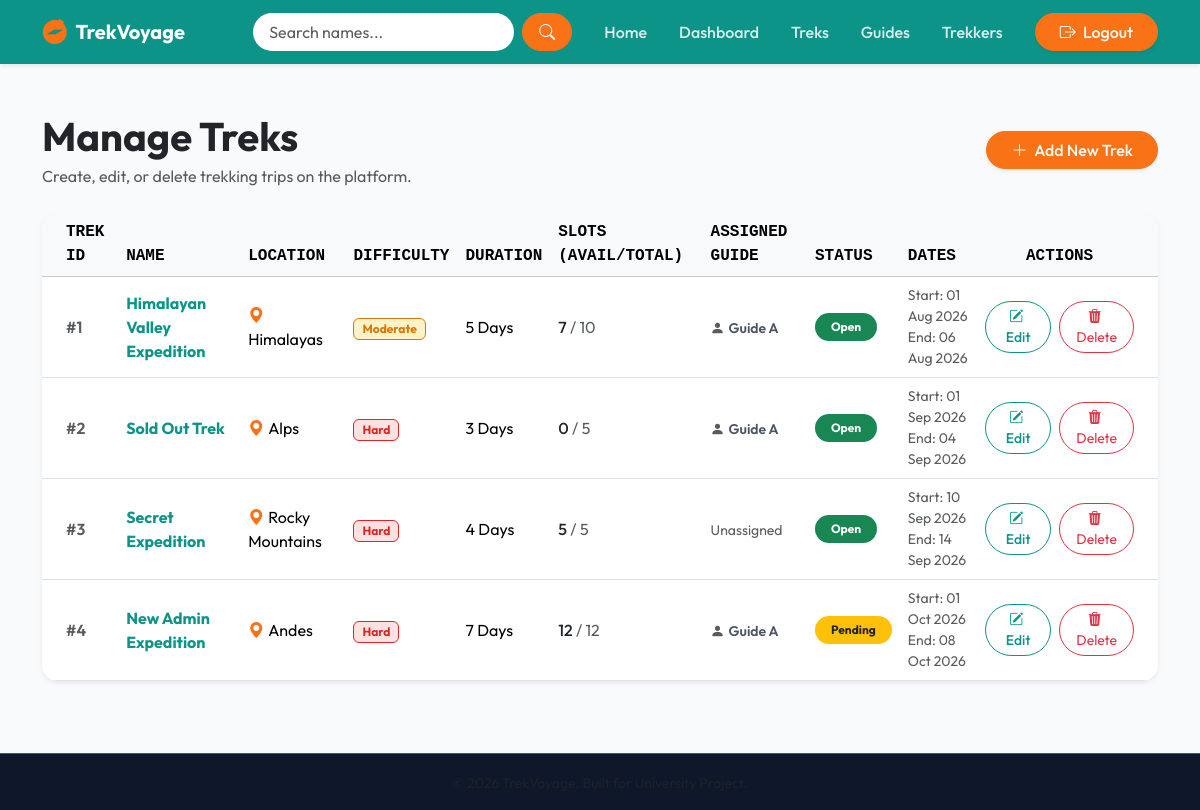
/admin/treks (signed in), run on an earlier commit of the app's database.
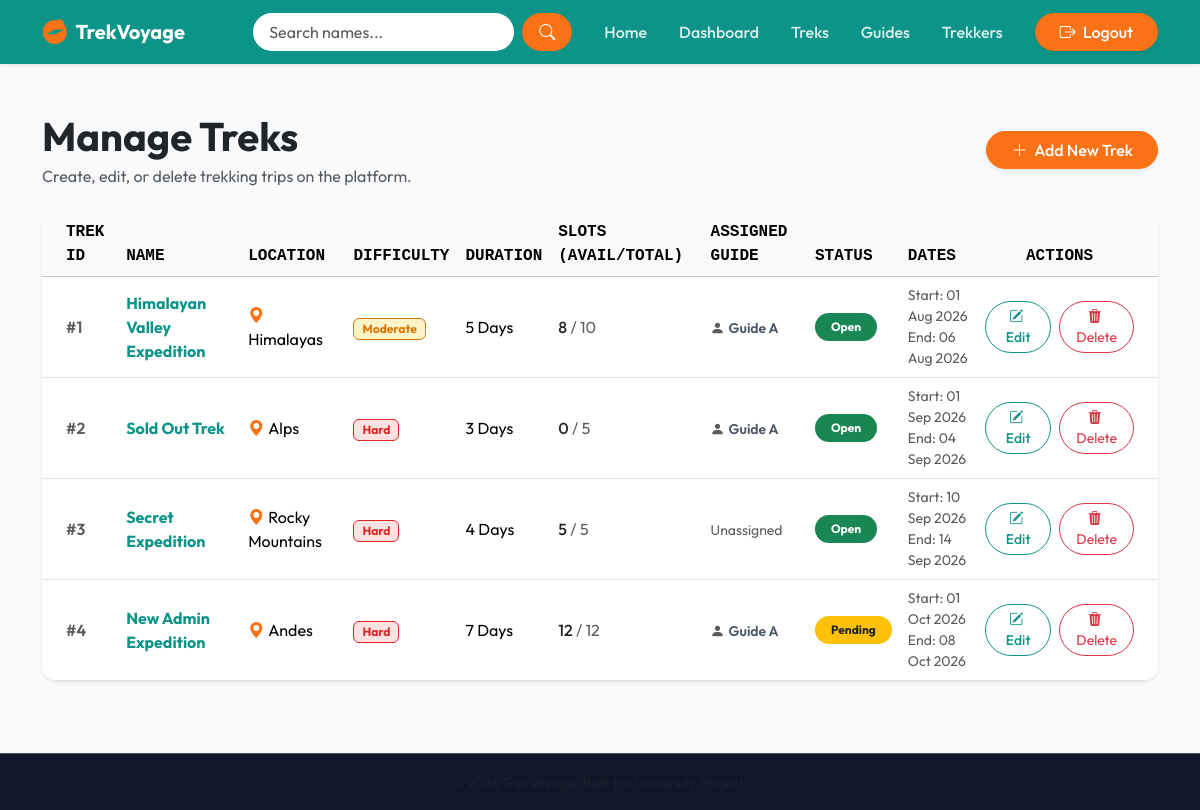
And on a later commit of the database.
### models.py (models this page shows, shortened)
class Trek(db.Model):
    __tablename__ = 'treks'
    id = db.Column(db.Integer, primary_key=True)
    name = db.Column(db.String(150), nullable=False)
    location = db.Column(db.String(150), nullable=False)
    difficulty = db.Column(db.String(20), nullable=False)  # Easy, Moderate, Hard
    duration_days = db.Column(db.Integer, nullable=False)
    available_slots = db.Column(db.Integer, nullable=False)
    total_slots = db.Column(db.Integer, nullable=False)
    assigned_staff_id = db.Column(db.Integer, db.ForeignKey('users.id'), nullable=True)
    status = db.Column(db.String(20), nullable=False, default='Pending')  # Pending, Approved, Open, Closed, Completed
    start_date = db.Column(db.Date, nullable=False)
    end_date = db.Column(db.Date, nullable=False)
    bookings = db.relationship('Booking', backref='trek', lazy=True, cascade="all, delete-orphan")

class User(db.Model, UserMixin):
    __tablename__ = 'users'
    id = db.Column(db.Integer, primary_key=True)
    name = db.Column(db.String(100), nullable=False)
    email = db.Column(db.String(120), unique=True, nullable=False, index=True)
    password_hash = db.Column(db.String(256), nullable=False)
    role = db.Column(db.String(20), nullable=False, default='user')  # admin, staff, user
    status = db.Column(db.String(20), nullable=False, default='pending')  # pending, approved, blacklisted
    contact = db.Column(db.String(20), nullable=True)
    created_at = db.Column(db.DateTime, nullable=False, default=datetime.utcnow)
    bookings = db.relationship('Booking', backref='user', lazy=True, cascade="all, delete-orphan")
    assigned_treks = db.relationship('Trek', backref='assigned_staff', lazy=True)

### routes/admin_routes.py (the view)
@admin.route('/treks')
@login_required
@admin_required
def manage_treks():
    treks_list = Trek.query.order_by(Trek.start_date.asc()).all()
    return render_template('admin/manage_treks.html', treks=treks_list)

### app.py (called while the page is built)
def create_app(config_class=Config):
    app = Flask(__name__)
    app.config.from_object(config_class)
    os.makedirs(app.instance_path, exist_ok=True)
    db.init_app(app)
    login_manager.init_app(app)
    @login_manager.user_loader
    def load_user(user_id):
        user_record = User.query.get(int(user_id))
        if user_record and user_record.status == 'blacklisted':
            return None
        return user_record
    app.register_blueprint(auth_bp, url_prefix='/auth')
    app.register_blueprint(admin_bp, url_prefix='/admin')
    app.register_blueprint(staff_bp, url_prefix='/staff')
    app.register_blueprint(user_bp, url_prefix='/user')
    app.register_blueprint(api_bp, url_prefix='/api')
    @app.route('/')
    def index():
        return render_template('index.html')
    with app.app_context():
        db.create_all()
    return app

### routes/utils.py (called while the page is built)
def admin_required(f):
    @wraps(f)
    def decorated_function(*args, **kwargs):
        if not current_user.is_authenticated:
            flash("Please sign in to access this page.", "warning")
            return redirect(url_for('auth.login'))
        if current_user.role != 'admin':
            abort(403)
        return f(*args, **kwargs)
    return decorated_function

### templates/admin/manage_treks.html (shortened to what this page needs)
{% extends "base.html" %}
{% block content %}
<div class="container">
    <div class="row align-items-center mb-4">
        <div class="col-sm-6">
            <h1 class="fw-bold mb-1">Manage Treks</h1>
            <p class="text-muted mb-0">Create, edit, or delete trekking trips on the platform.</p>
        </div>
        <div class="col-sm-6 text-sm-end mt-3 mt-sm-0">
            <a href="{{ url_for('admin.create_trek') }}" class="btn btn-orange-accent px-4 rounded-pill shadow-sm">
                <i class="bi bi-plus-lg me-1"></i> Add New Trek
            </a>
        </div>
    </div>
    <div class="card border-0 shadow-sm rounded-4 overflow-hidden mb-5">
        <div class="table-responsive">
            <table class="table table-hover align-middle mb-0">
                <thead class="table-light text-uppercase font-monospace fs-7 text-secondary">
                    <tr>
                        <th class="ps-4">Trek ID</th>
                        <th>Name</th>
                        <th>Location</th>
                        <th>Difficulty</th>
                        <th>Duration</th>
                        <th>Slots (Avail/Total)</th>
                        <th>Assigned Guide</th>
                        <th>Status</th>
                        <th>Dates</th>
                        <th class="pe-4 text-center">Actions</th>
                    </tr>
                </thead>
                <tbody>
                    {% if treks %}
                        {% for trek in treks %}
                            <tr>
                                <td class="ps-4 fw-semibold text-muted">#{{ trek.id }}</td>
                                <td><span class="fw-bold text-teal-custom">{{ trek.name }}</span></td>
                                <td><i class="bi bi-geo-alt-fill text-orange-custom me-1"></i>{{ trek.location }}</td>
                                <td>
                                    {% if trek.difficulty == 'Easy' %}
                                        <span class="badge bg-success-soft text-success px-2 py-1 border border-success border-opacity-25 rounded">Easy</span>
                                    {% elif trek.difficulty == 'Moderate' %}
                                        <span class="badge bg-warning-soft text-warning px-2 py-1 border border-warning border-opacity-25 rounded text-dark">Moderate</span>
                                    {% else %}
                                        <span class="badge bg-danger-soft text-danger px-2 py-1 border border-danger border-opacity-25 rounded">Hard</span>
                                    {% endif %}
                                </td>
                                <td>{{ trek.duration_days }} Days</td>
                                <td>
                                    <span class="fw-medium text-dark">{{ trek.available_slots }}</span>
                                    <span class="text-muted">/ {{ trek.total_slots }}</span>
                                </td>
                                <td>
                                    {% if trek.assigned_staff %}
                                        <span class="small fw-semibold text-secondary"><i class="bi bi-person-fill text-muted me-1"></i>{{ trek.assigned_staff.name }}</span>
                                    {% else %}
                                        <span class="text-muted small italic">Unassigned</span>
                                    {% endif %}
                                </td>
                                <td>
                                    {% if trek.status == 'Open' %}
                                        <span class="badge bg-success rounded-pill px-3 py-2">Open</span>
                                    {% elif trek.status == 'Closed' %}
                                        <span class="badge bg-danger rounded-pill px-3 py-2">Closed</span>
                                    {% elif trek.status == 'Pending' %}
                                        <span class="badge bg-warning text-dark rounded-pill px-3 py-2">Pending</span>
                                    {% elif trek.status == 'Completed' %}
                                        <span class="badge bg-secondary rounded-pill px-3 py-2">Completed</span>
                                    {% elif trek.status == 'Approved' %}
                                        <span class="badge bg-primary rounded-pill px-3 py-2">Approved</span>
                                    {% else %}
                                        <span class="badge bg-info rounded-pill px-3 py-2">{{ trek.status }}</span>
                                    {% endif %}
                                </td>
                                <td>
                                    <small class="text-muted d-block">Start: {{ trek.start_date.strftime('%d %b %Y') }}</small>
                                    <small class="text-muted d-block">End: {{ trek.end_date.strftime('%d %b %Y') }}</small>
                                </td>
                                <td class="pe-4 text-center">
                                    <div class="d-flex justify-content-center gap-2">
                                        <a href="{{ url_for('admin.edit_trek', trek_id=trek.id) }}" class="btn btn-sm btn-outline-teal rounded-pill px-3">
                                            <i class="bi bi-pencil-square me-1"></i>Edit
                                        </a>
                                        <form action="{{ url_for('admin.delete_trek', trek_id=trek.id) }}" method="POST" onsubmit="return confirm('Are you sure you want to delete this trek? This action cannot be undone.');" style="display:inline;">
                                            <button type="submit" class="btn btn-sm btn-outline-danger rounded-pill px-3">
                                                <i class="bi bi-trash3-fill me-1"></i>Delete
                                            </button>
                                        </form>
                                    </div>
                                </td>
                            </tr>
                        {% endfor %}
                    {% endif %}
                </tbody>
            </table>
        </div>
    </div>
</div>
{% endblock %}

### templates/base.html (shortened to what this page needs)
<!DOCTYPE html>
<html lang="en">
<head>
    <link href="https://cdn.jsdelivr.net/npm/bootstrap@5.3.3/dist/css/bootstrap.min.css" rel="stylesheet">
    <link rel="stylesheet" href="https://cdn.jsdelivr.net/npm/bootstrap-icons@1.11.3/font/bootstrap-icons.min.css">
    <link rel="stylesheet" href="{{ url_for('static', filename='css/style.css') }}">
</head>
<body class="bg-light-custom text-dark">
    <nav class="navbar navbar-expand-lg navbar-dark bg-teal-custom sticky-top shadow-sm">
        <div class="container">
            <a class="navbar-brand d-flex align-items-center" href="{{ url_for('index') }}">
                <i class="bi bi-compass-fill me-2 brand-icon"></i>
                <span class="fw-bold tracking-wider">TrekVoyage</span>
            </a>
            <div class="collapse navbar-collapse" id="navbarNav">
                <div class="d-flex flex-column flex-lg-row align-items-center ms-auto w-100 justify-content-end">
                    {% if current_user.is_authenticated and current_user.role == 'admin' %}
                        <form class="d-flex my-2 my-lg-0 me-lg-3" action="{{ url_for('admin.search') }}" method="GET">
                            <input class="form-control rounded-pill border-0 px-3 me-2" type="search" name="q" placeholder="Search names..." aria-label="Search" required value="{{ request.args.get('q', '') }}">
                            <button class="btn btn-orange-accent rounded-pill px-3" type="submit"><i class="bi bi-search"></i></button>
                        </form>
                    {% endif %}
                    <ul class="navbar-nav align-items-center">
                        <li class="nav-item">
                            <a class="nav-link" href="{{ url_for('index') }}">Home</a>
                        </li>
                        {% if current_user.is_authenticated %}
                            {% if current_user.role == 'admin' %}
                                <li class="nav-item">
                                    <a class="nav-link" href="{{ url_for('admin.admin_dashboard') }}">Dashboard</a>
                                </li>
                                <li class="nav-item">
                                    <a class="nav-link" href="{{ url_for('admin.manage_treks') }}">Treks</a>
                                </li>
                                <li class="nav-item">
                                    <a class="nav-link" href="{{ url_for('admin.manage_staff') }}">Guides</a>
                                </li>
                                <li class="nav-item">
                                    <a class="nav-link" href="{{ url_for('admin.manage_users') }}">Trekkers</a>
                                </li>
                            {% elif current_user.role == 'staff' %}
                                <li class="nav-item">
                                    <a class="nav-link" href="{{ url_for('staff.staff_dashboard') }}">Staff Portal</a>
                                </li>
                            {% endif %}
                            <li class="nav-item ms-lg-3 my-2 my-lg-0">
                                <a class="btn btn-orange-accent px-4 rounded-pill shadow-sm" href="{{ url_for('auth.logout') }}">
                                    <i class="bi bi-box-arrow-right me-1"></i> Logout
                                </a>
                            </li>
                        {% endif %}
                    </ul>
                </div>
            </div>
        </div>
    </nav>
    <main class="py-4">
        {% block content %}{% endblock %}
    </main>
    <footer class="footer mt-auto py-3 bg-dark text-light-50 text-center border-top border-secondary border-opacity-25">
        <div class="container">
            <small class="text-muted">&copy; 2026 TrekVoyage. Built for University Project.</small>
        </div>
    </footer>
</body>
</html>

### static/css/style.css (style rules this page uses)
:root { --primary-teal: #0d9488; --primary-teal-dark: #0f766e; --accent-orange: #f97316; --accent-orange-dark: #ea580c; --success-color: #0f766e; --success-soft: #f0fdfa; --warning-color: #d97706; --warning-soft: #fef3c7; --danger-color: #dc2626; --danger-soft: #fee2e2; --info-color: #2563eb; --info-soft: #dbeafe; --secondary-color: #4b5563; --secondary-soft: #f3f4f6; --teal-soft: #f0fdfa; --orange-soft: #fff7ed; --dark-bg: #0f172a; --light-bg: #f8fafc; --white: #ffffff; --font-primary: 'Outfit', sans-serif; --card-shadow: 0 10px 15px -3px rgba(0, 0, 0, 0.05), 0 4px 6px -4px rgba(0, 0, 0, 0.05); --card-shadow-hover: 0 20px 25px -5px rgba(0, 0, 0, 0.1), 0 8px 10px -6px rgba(0, 0, 0, 0.1); }
body { font-family: var(--font-primary); background-color: var(--light-bg) !important; min-height: 100vh; display: flex; flex-direction: column; }
main { flex: 1 0 auto; }
.bg-teal-custom { background-color: var(--primary-teal) !important; }
.brand-icon { font-size: 1.6rem; color: var(--accent-orange); transition: transform 0.4s ease; }
.navbar .nav-link { color: rgba(255, 255, 255, 0.85) !important; font-weight: 500; padding: 0.5rem 1rem !important; border-radius: 20px; transition: all 0.2s ease-in-out; }
.btn-orange-accent { background-color: var(--accent-orange) !important; border-color: var(--accent-orange) !important; color: var(--white) !important; font-weight: 500; transition: all 0.25s ease-in-out !important; }
.btn-outline-teal { color: var(--primary-teal) !important; border-color: var(--primary-teal) !important; font-weight: 500; transition: all 0.25s ease-in-out !important; }
.text-teal-custom { color: var(--primary-teal) !important; }
.text-orange-custom { color: var(--accent-orange) !important; }
.bg-warning-soft { background-color: var(--warning-soft) !important; }
.text-warning { color: var(--warning-color) !important; }
.border-warning { border-color: var(--warning-color) !important; }
.bg-danger-soft { background-color: var(--danger-soft) !important; }
.text-danger { color: var(--danger-color) !important; }
.border-danger { border-color: var(--danger-color) !important; }
.text-secondary { color: var(--secondary-color) !important; }
.border-secondary { border-color: var(--secondary-color) !important; }
.footer { background-color: var(--dark-bg) !important; }

What changed in the data, as far as the page shows it:
changed Trek "Himalayan Valley Expedition": available_slots "7" → "8"
